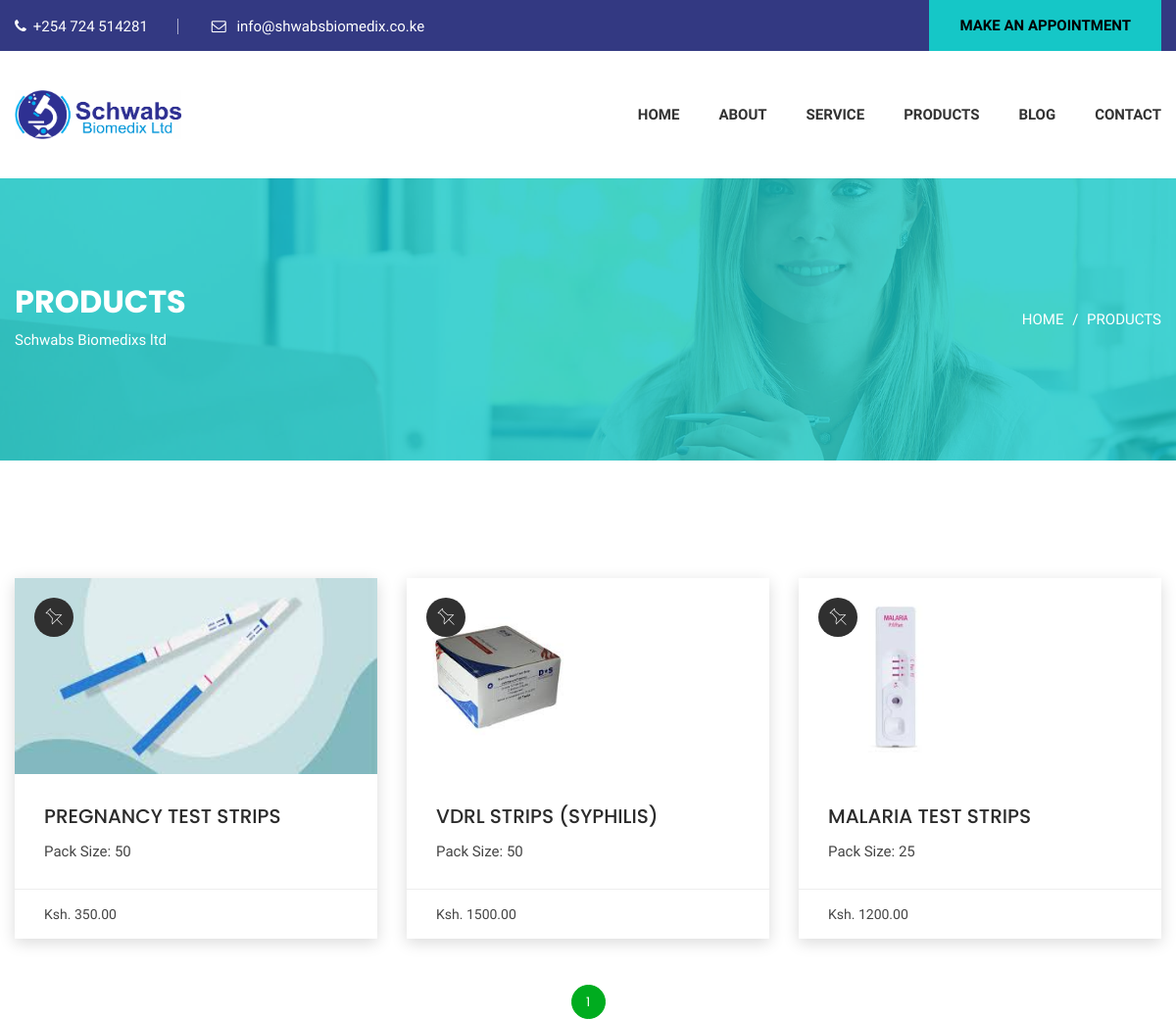
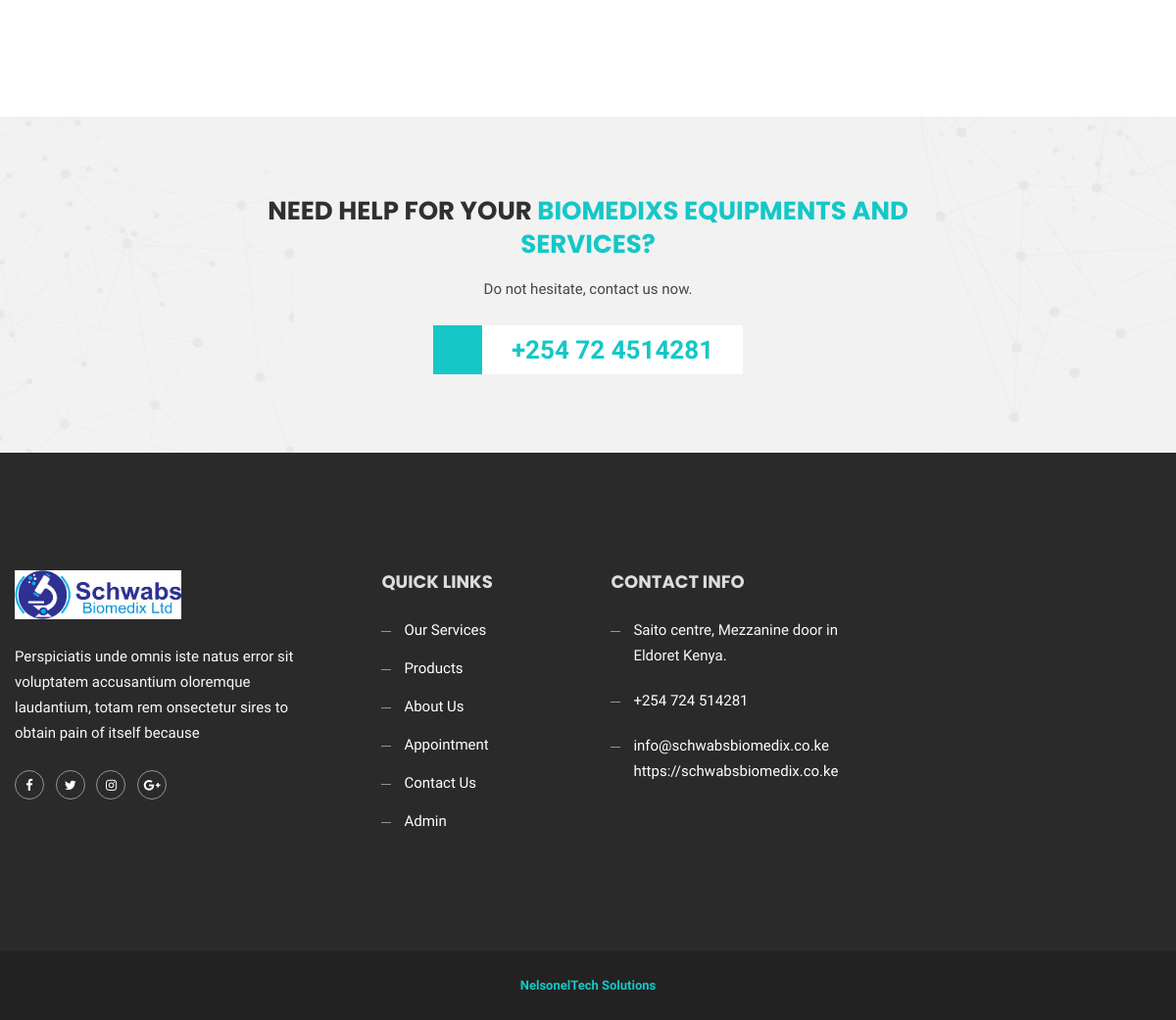
The app's page /product/ with its own data (2 pictures, top to bottom).
### base/models.py (models this page shows, shortened)
class Product(models.Model):
    name = models.CharField(max_length=255)
    size = models.CharField(max_length=255)
    price = models.DecimalField(max_digits=6, decimal_places=2, null=True)
    image = models.ImageField(upload_to='products/image', null=True)
    updated = models.DateTimeField(auto_now=True)
    created = models.DateTimeField(auto_now_add=True)
    class Meta:
        ordering = ['-updated', '-created']

### base/views.py (the view)
# urls.py: path('product/', views.product, name='product'),
def product(request):
    products = Product.objects.all()
    paginator = Paginator(products, 9)
    page_number = request.GET.get('page')
    page_obj = paginator.get_page(page_number)
    context = {'products': products, 'page_obj': page_obj}
    return render(request, 'base/product.html', context)

### base/templates/base/product.html (shortened to what this page needs)
{% extends 'main.html' %}
{% block content %}
{% load static %}
<div id="funfact-area" class="funfact-area section-padding--lg bg--white bg-image--1" data-overlay="8">
    <div class="container">
        <div class="cr-breadcrumb">
            <div class="cr-breadcrumb__left">
                <h2>Products</h2>
                <p>Schwabs Biomedixs ltd</p>
            </div>
            <div class="cr-breadcrumb__right">
                <ul class="cr-breadcrumb__pagination">
                    <li>
                        <a href="{% url 'home' %}">Home</a>
                    </li>
                    <li>Products</li>
                </ul>
            </div>
        </div>
    </div>
</div>
<main class="page-content">
    <div class="cr-section pg-blogs-area section-padding--xlg bg--white">
        <div class="container">
            <div class="row justify-content-center mt-30-reverse">
                {% for product in page_obj %}
                <div class="col-lg-4 col-md-6 col-12">
                    <article class="blog sticky">
                        <div class="blog__thumb">
                            <a href="#">
                                <img src="{{product.image.url}}" width="100%" height="200" alt="blog thumb">
                            </a>
                        </div>
                        <div class="blog__content">
                            <div class="blog__content__body">
                                <ul class="blog__content__meta">
                                </ul>
                                <h4>
                                    <a  href="#">{{product.name}}</a>
                                </h4>
                                <p>Pack Size: {{product.size}}</p>
                            </div>
                            <div class="blog__content__footer">
                                <span class="blog__content__author">Ksh. <a href="#">{{product.price}}</a></span>
                            </div>
                        </div>
                    </article>
                </div>
                {% endfor %}
            </div>
            <div class="row">
                <div class="col-lg-12">
                    <div class="cr-pagination text-center">
                        <ul>
                            <li class="active"><a href="#">{{ page_obj.number }}</a></li>
                        </ul>
                    </div>
                </div>
            </div>
        </div>
    </div>
</main>
{% endblock %}

### base/templates/base/product.html (style rules this page uses)
.funfact-area:before { background: rgb(21, 199, 199) !important; }

### records on screen
Product: image (picture), name "PREGNANCY TEST STRIPS", size "50", price "350.00"
Product: image (picture), name "VDRL STRIPS (SYPHILIS)", size "50", price "1500.00"
Product: image (picture), name "MALARIA TEST STRIPS", size "25", price "1200.00"

### other values on screen
{{ page_obj.number }} "1"
